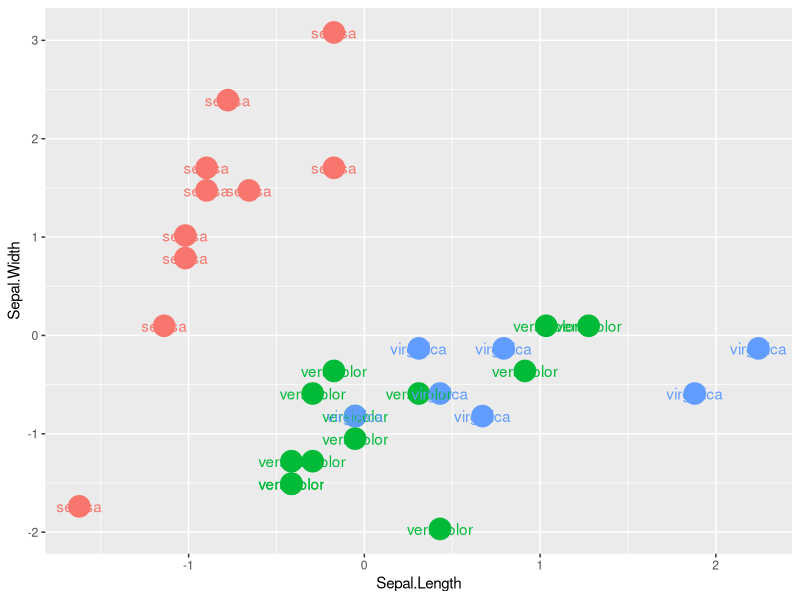

R code for this plot:
#Algoritmo de aprendizaje supervisado
#Se dividen en 2 tareas predición (regresión) y clasficicacion(KNN)

View(iris)

irisCopia <- iris
datos <- iris

View(datos)
#Verificar que el data set sea un data frame
class(datos)
# datos <- as.data.frame(datos)

#Verificar que la columna de clasificación sea un factor
class(datos$Species)
#datos$Species <- as.factor(datos$Species)  -> Así se convierte si no es un factor
#Factor es un enumerador o catalogo de bd de java

#Los algoritmos de clasificación son sensibles a los 
#cambios de magnitud de variables
# ES NECESARIO ESCALAR
# datos$Sepal.Length
# <- scale(datos$Sepal.Length)
datos[,1:4] <- scale(datos[,1:4]) #reescala las primeras 4 columnas
View(datos)
#El rescalamiento de más de una columna es normalización, rehace la escala


# 80/20, 70/30
# Si tienes un data set de 150 observaciones
# 120 observaciones de entrenamiento
# 30 observaciones de prueba
tam_train <- floor(0.8 * nrow(datos)) #120
#Floor redondea hacía abajo y 0.8 es la cantidad de datos en este caso es el 80%

# Extraer la cantidad de elementos calculada (120)
# del conjunto de datos original
# Función sample: Obtiene una muestra (algunos elementos)
# Aleatoria de un conjunto de datos
# Funcion seq_len: generar enteros desde 1 hasta que indiques
#Generar una secuencia de enteros del 1 al 150
secuencia <- seq_len(nrow(datos))#Es para sacar el tamaño total
class(secuencia)
#Elige 120 números de la secuencia, de manera aleatoria
indices_train <- sample(secuencia, size = tam_train)
#tam_train son los 120 datos que hacer un rato estraimos, esos son los que va a usar

#El data set de entrenamiento y prueba no deben contener
# la columna de clasificación
datos_train <-datos[indices_train,1:4] #80% -> Saca todas las filas que vamos a usar para entrenas

# Tiene el negativo por que va a traer los datos de prueba, que son el 20%
datos_test <-datos[-indices_train,1:4] #20% -> este significa traeme todos los valores que no trajiste en la anterior


# la clasifiación siempre se quita, que es la que ponemos abajo 
# datos [,1:4]
# datos [,c(2,4)]
clase_train <- datos[indices_train,5]#Este es para traer las clasificaciones del 80%, solo la clasificación, la 5ta columna
clase_test <- datos[-indices_train,5]#Esto nos trae los restantes pero el 20%, solo la clasifiacación, la 5ta columna

dim(datos_train)
class(clase_train)

#Se crea el modelo de clasificación con la función Knn
# de la libería class
install.packages("class")
library(class)
#Conkunto de entrenamiento
#Conjunto de prueba
#Clasifiación del conjunto de entrenamiento
#El valor de k (cuantos vecinos)
# k = cantidad de observaciones / 2 X
# k = sqrt(cantidad de observaciones)
# k se recomienda impar
# el resultado de ejecutar knn es la clasificacion
# de los valores de entrenamiento

clasificacion <- knn(datos_train,
                     datos_test,
                     clase_train,
                     k=sqrt(nrow(datos)))

#Ahora vamos a verificar si realmente esta bien la clasificación de los datos
datos_train
datos_test

#Almacenar los datos de prueba con la clasificación del algoritmo
datos_test_clasificacion <- datos_test
datos_test_clasificacion$Clase <- clasificacion
View(datos_test_clasificacion)
install.packages("ggplot2")
library("ggplot2")

ggplot (datos_test_clasificacion,#  Datos
        aes(x=Sepal.Length, y= Sepal.Width,#Valores esteticos
            color = Clase, fill = Clase)) + 
  geom_point(size = 7) + #Dibujar un punto por cada valor que le damos
  geom_text(aes(label = Clase)) + ##Agrega la clasificacion a cada punto
  theme(legend.position = "none") # quitar la clasificacion del lado derecho
